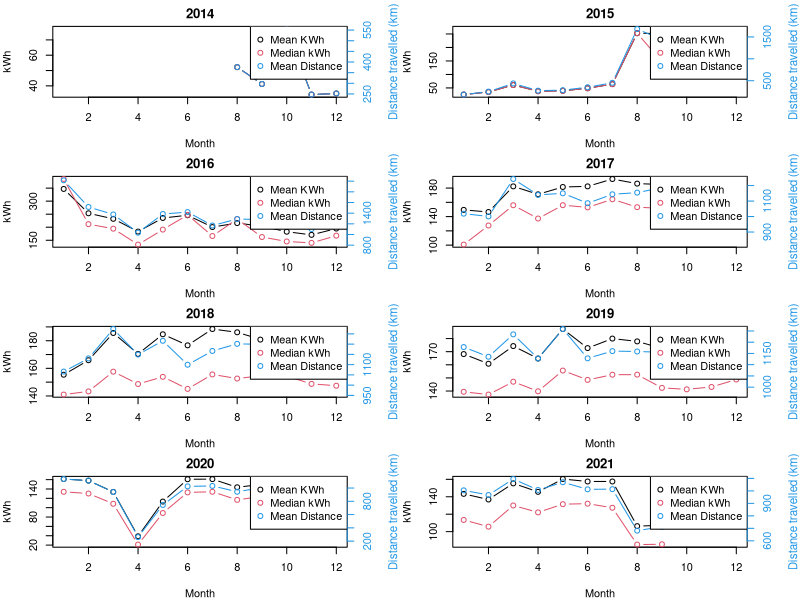
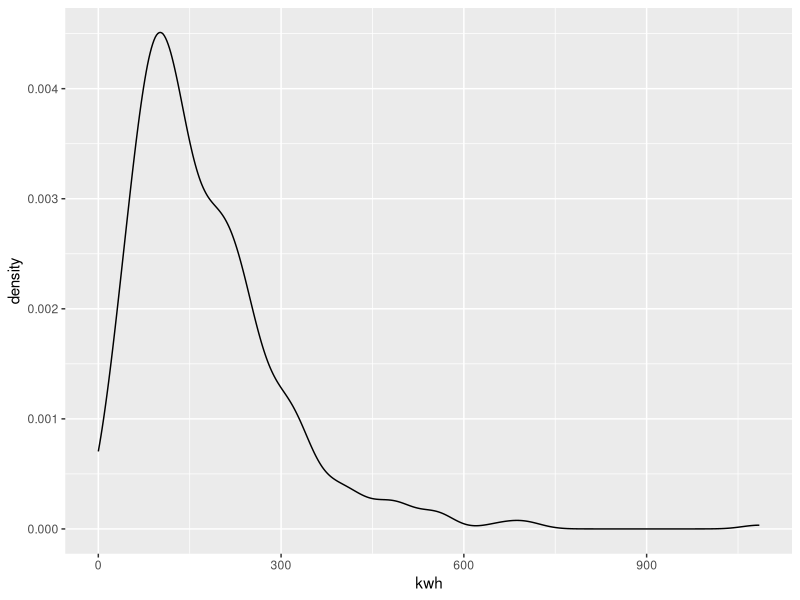
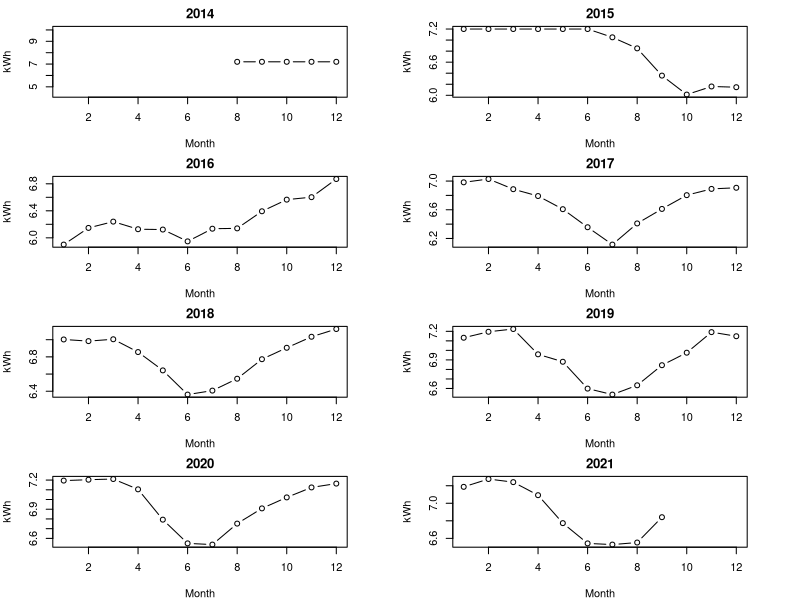
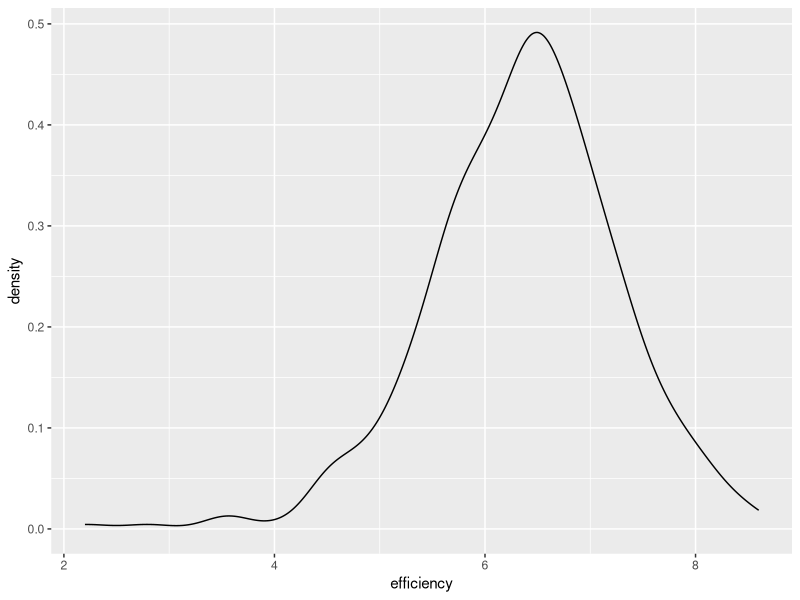

The R script that drew these images, in order:
## ---- chunk 1
knitr::opts_chunk$set(echo = TRUE)
knitr::opts_chunk$set(fig.width=12, fig.height=12) 
library(dplyr)
library(ggplot2)
## ---- chunk 2
data = read.csv('Ftf Efficiency Dataset/ftf_ev_efficiency_distance_models_20211006_v1.0.csv')
data = data[-1]
head(data)
attach(data)
## ---- chunk 3
str(data)
summary(data)
## ---- chunk 4
data %>%
  group_by(year, month) %>% 
  summarise(count = n())

data[year == 2018 & month == 6,] %>%
  group_by(region) %>% 
  summarise(count = n()) %>% 
  arrange(-count)
## ---- chunk 5
mean_data = list()
for (i in 2014:2021) {
  mean_data[[i-2013]] = data[year == i,] %>% 
    group_by(month) %>% 
    summarise(mean_kwh = mean(kwh), mean_dist = mean(distance), median_kwh = median(kwh), median_dist = median(distance), mean_ef = mean(efficiency))
}
## ---- chunk 6
par(mfrow=c(4,2))
for (i in 2014:2021) {
  par(mar = c(4, 4, 2, 4))
  cur_year = data.frame(mean_data[[i-2013]])
  plot(cur_year$month, cur_year$mean_kwh, type = 'b', main = i, xlab = "Month", ylab = "kWh", xlim = c(1,12),
       ylim = c(min(c(cur_year$mean_kwh,cur_year$median_kwh)),max(c(cur_year$mean_kwh,cur_year$median_kwh))))
  points(cur_year$month, cur_year$median_kwh, type = 'b', col = 2)
  
  
  par(new=TRUE)
  plot(cur_year$month, cur_year$mean_dist, xlab="", ylab="", xlim = c(1,12),
      ylim = c(min(c(cur_year$mean_dist,cur_year$median_dist)),max(c(cur_year$mean_dist,cur_year$median_dist))), 
      axes=FALSE, type="b", col=4)
  mtext("Distance travelled (km)",side=4,col=4,line=3, cex = 0.7) 
  axis(4, ylim=c(min(c(cur_year$mean_dist,cur_year$median_dist)),max(c(cur_year$mean_dist,cur_year$median_dist))),
      col=4,col.axis=4)
  legend("topright", legend = c("Mean KWh", "Median kWh", "Mean Distance"), col = c(1:2,4), pch = 1)

}

## ---- chunk 7
ggplot(data = data[year == 2018 & month == 6,], aes(x = kwh)) + geom_density(alpha = 0.5, adjust = 1)
#ggplot(data = patient, aes(x=age))+ geom_histogram(binwidth =10, color = "peachpuff3", fill = "hotpink") + xlab("age (years)") + ggtitle("histogram of patient Age") + theme_dark() + theme(tex = element_text(size = 20))

## ---- chunk 8
par(mfrow=c(4,2))
for (i in 2014:2021) {
  par(mar = c(4, 4, 2, 4))
  cur_year = data.frame(mean_data[[i-2013]])
  plot(cur_year$month, cur_year$mean_ef, type = 'b', main = i, xlab = "Month", ylab = "kWh", xlim = c(1,12))
  points(cur_year$month, cur_year$median_kwh, type = 'b', col = 2)
}
## ---- chunk 9
ggplot(data = data[year == 2018 & month == 6,], aes(x = efficiency)) + geom_density(alpha = 0.5, adjust = 1)
